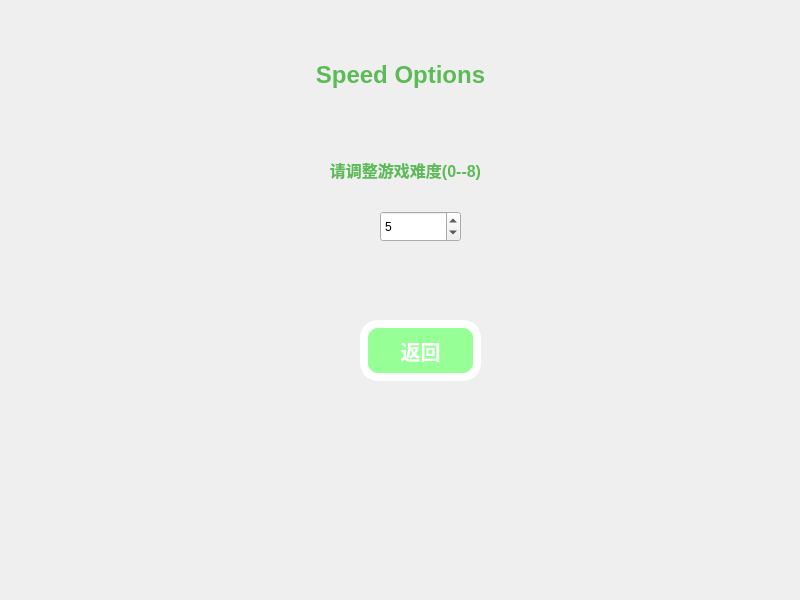
<?xml version="1.0" encoding="UTF-8"?>
<ui version="4.0">
 <class>Dialog1</class>
 <widget class="QDialog" name="Dialog1">
  <property name="geometry">
   <rect>
    <x>0</x>
    <y>0</y>
    <width>800</width>
    <height>600</height>
   </rect>
  </property>
  <property name="windowTitle">
   <string>Options</string>
  </property>
  <widget class="QLabel" name="label">
   <property name="geometry">
    <rect>
     <x>270</x>
     <y>10</y>
     <width>261</width>
     <height>131</height>
    </rect>
   </property>
   <property name="minimumSize">
    <size>
     <width>40</width>
     <height>40</height>
    </size>
   </property>
   <property name="styleSheet">
    <string notr="true"> color:rgba(51,172,43,200);                                                                  </string>
   </property>
   <property name="text">
    <string>&lt;html&gt;&lt;head/&gt;&lt;body&gt;&lt;p align=&quot;center&quot;&gt;&lt;span style=&quot; font-size:18pt; font-weight:600;&quot;&gt;Speed Options&lt;/span&gt;&lt;/p&gt;&lt;/body&gt;&lt;/html&gt;</string>
   </property>
  </widget>
  <widget class="QLabel" name="label_2">
   <property name="geometry">
    <rect>
     <x>40</x>
     <y>130</y>
     <width>41</width>
     <height>9</height>
    </rect>
   </property>
   <property name="text">
    <string/>
   </property>
  </widget>
  <widget class="QPushButton" name="pushButton_2">
   <property name="geometry">
    <rect>
     <x>360</x>
     <y>320</y>
     <width>121</width>
     <height>61</height>
    </rect>
   </property>
   <property name="styleSheet">
    <string notr="true">QPushButton{
                   background-color:rgb(150,255,150);
                   border-style:outset;                
                   border-width:8px;                   
                   border-radius:18px;                   
                   border-color:rgb(255,255,255);
                   font:bold 20px; 
				 color:rgb(255,255,255);                                                                 
                   padding:6px;                          
                   
}
 QPushButton:pressed{
                   background-color:rgba(100,200,150,200);
                   border-color:rgba(255,255,255,30);
                   border-style:inset;
                   color:rgba(255,127,0,100);
                   }
                 
 QPushButton:hover{
 				background-color:rgba(100,255,150,200);
                  border-color:rgba(255,255,255,200);
                  color:rgba(255,127,0,200);
                   }</string>
   </property>
   <property name="text">
    <string>返回</string>
   </property>
  </widget>
  <widget class="QSpinBox" name="spinBox">
   <property name="geometry">
    <rect>
     <x>380</x>
     <y>211</y>
     <width>81</width>
     <height>31</height>
    </rect>
   </property>
   <property name="styleSheet">
    <string notr="true"/>
   </property>
   <property name="minimum">
    <number>1</number>
   </property>
   <property name="maximum">
    <number>8</number>
   </property>
   <property name="value">
    <number>5</number>
   </property>
  </widget>
  <widget class="QLabel" name="label_3">
   <property name="geometry">
    <rect>
     <x>210</x>
     <y>130</y>
     <width>391</width>
     <height>81</height>
    </rect>
   </property>
   <property name="minimumSize">
    <size>
     <width>80</width>
     <height>40</height>
    </size>
   </property>
   <property name="styleSheet">
    <string notr="true"> color:rgba(51,172,43,200);                                                                  </string>
   </property>
   <property name="text">
    <string>&lt;html&gt;&lt;head/&gt;&lt;body&gt;&lt;p align=&quot;center&quot;&gt;&lt;span style=&quot; font-size:12pt; font-weight:600;&quot;&gt;请调整游戏难度(0--8)&lt;/span&gt;&lt;/p&gt;&lt;/body&gt;&lt;/html&gt;</string>
   </property>
  </widget>
 </widget>
 <resources/>
 <connections/>
</ui>
